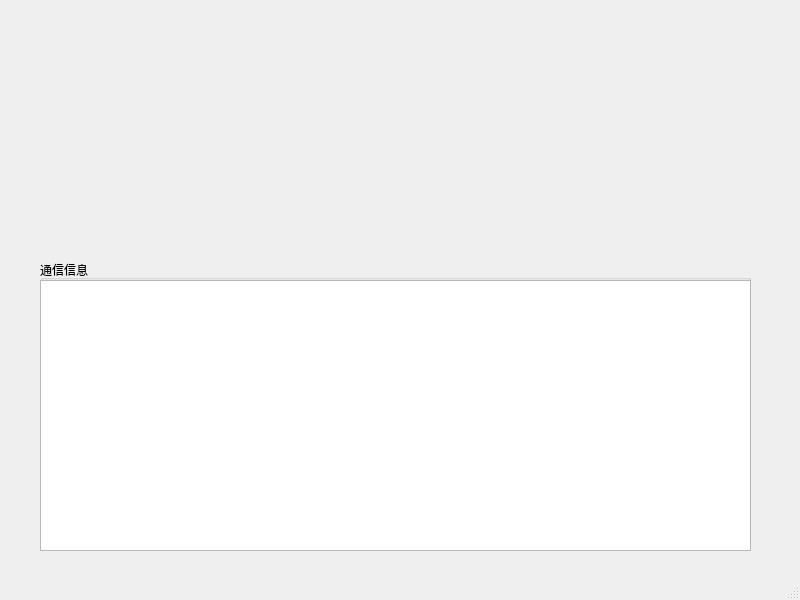
<?xml version="1.0" encoding="UTF-8"?>
<ui version="4.0">
 <class>MainWindow</class>
 <widget class="QMainWindow" name="MainWindow">
  <property name="geometry">
   <rect>
    <x>0</x>
    <y>0</y>
    <width>800</width>
    <height>600</height>
   </rect>
  </property>
  <property name="windowTitle">
   <string>MainWindow</string>
  </property>
  <widget class="QWidget" name="centralwidget">
   <widget class="QGroupBox" name="groupBox">
    <property name="geometry">
     <rect>
      <x>40</x>
      <y>260</y>
      <width>711</width>
      <height>291</height>
     </rect>
    </property>
    <property name="title">
     <string>通信信息</string>
    </property>
    <widget class="QTextEdit" name="readtext">
     <property name="geometry">
      <rect>
       <x>0</x>
       <y>20</y>
       <width>711</width>
       <height>271</height>
      </rect>
     </property>
    </widget>
   </widget>
  </widget>
  <widget class="QMenuBar" name="menubar">
   <property name="geometry">
    <rect>
     <x>0</x>
     <y>0</y>
     <width>800</width>
     <height>21</height>
    </rect>
   </property>
  </widget>
  <widget class="QStatusBar" name="statusbar"/>
 </widget>
 <resources/>
 <connections/>
</ui>
